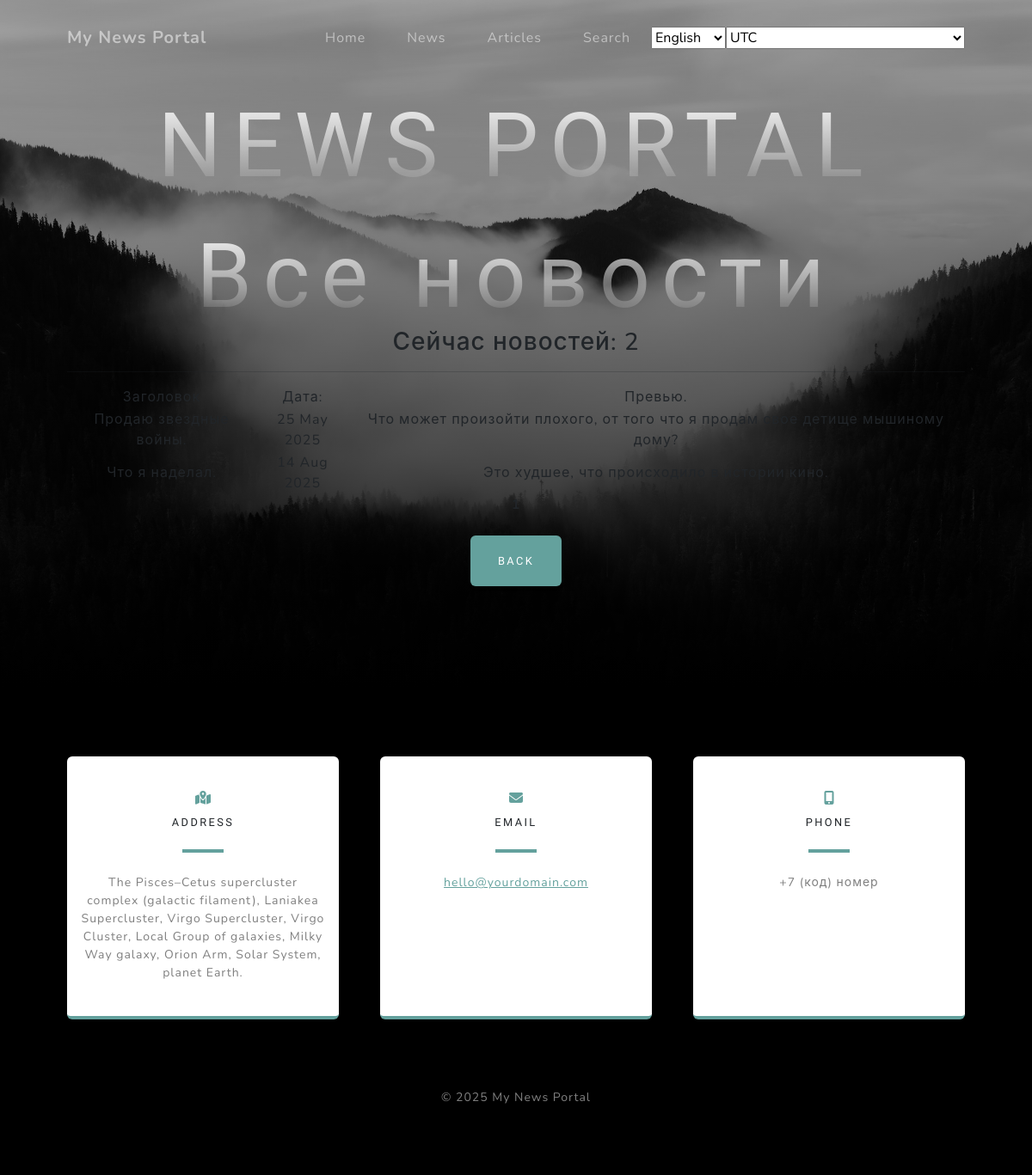
Page /news/ on the committed database.
### My_News_Portal/models.py (models this page shows, shortened)
class Post(models.Model):
    author = models.ForeignKey(Author, on_delete=models.CASCADE)
    NEWS = 'NW'
    ARTICLE = 'AR'
    CATEGORY = (
        (NEWS, 'Новость'),
        (ARTICLE, 'Статья'),
    )
    categoryType = models.CharField(max_length=2, choices=CATEGORY, default=NEWS)
    dateCreation = models.DateTimeField(auto_now_add=True)
    postCategory = models.ManyToManyField(Category, through='PostCategory')
    title = models.CharField(max_length=255)
    text = models.TextField()
    rating = models.IntegerField(default=0)

### My_News_Portal/views.py (the view)
# urls.py: path('news/', cache_page(60)(PostsList.as_view()), name='news_list'),
class PostsList(ListView):
    queryset = Post.objects.filter(
        categoryType='NW'
    )
    template_name = "news.html"
    context_object_name = "news"
    paginate_by = 10

### My_News_Portal/context_processors.py (called while the page is built)
def timezone_context(request):
    return {
        'timezones': pytz.common_timezones,
        'TIME_ZONE': timezone.get_current_timezone_name(),
    }

### My_News_Portal/templatetags/custom_filters.py (called while the page is built)
@register.filter(name="censor")
def censor(value):
    if not isinstance(value, str):
        return value
    result = value
    for word in BAD_WORDS:
        pattern = re.compile(re.escape(word), re.IGNORECASE)
        replacement = word[0] + "*" * (len(word) - 1)
        result = pattern.sub(replacement, result)
    return result

### templates/news.html (shortened to what this page needs)
{% extends 'flatpages/default.html' %}
{% load custom_filters %}
{% load custom_tags %}
{% block content %}
    <h1>Все новости</h1>
    <h3>Сейчас новостей: {{ news|length }}</h3>
    <hr>
    {% if news%}
        <table>
            <tr>
                <td>
                   Заголовок
                </td>
                <td>
                    Дата:
                </td>
                <td>
                    Превью.
                </td>
            </tr>
            {% for idnews in news %}
            <tr>
                <td>
                    {{ idnews.title|censor }}
                </td>
                <td>{{ idnews.dateCreation|date:'d M Y' }}</td>
                <td>{{ idnews.text|truncatewords:20|censor }}</td>
                <td>
                </td>
            </tr>
            {% endfor %}
        </table>
    {% else %}
        <h2>Новостей нет!</h2>
    {% endif%}
    {% for num in page_obj.paginator.page_range %}
        {% if num == page_obj.number %}
            <strong>{{ num }}</strong>
        {% elif num >= page_obj.number|add:-1 and num <= page_obj.number|add:1 %}
            <a href="?{% url_replace page=num %}">{{ num }}</a>
        {% endif %}
    {% endfor %}
{% endblock content %}

### rows in the picture
Post: title|censor "Продаю звездные войны.", dateCreation "25 May 2025", text|censor "Что может произойти плохого, от того что я продам свое детище мышиному дому?"
Post: title|censor "Что я наделал.", dateCreation "14 Aug 2025", text|censor "Это худшее, что происходило в истории кино."

### other values in the picture
{{ news|length }} "2"
form field language "English"
form field timezone "UTC"
